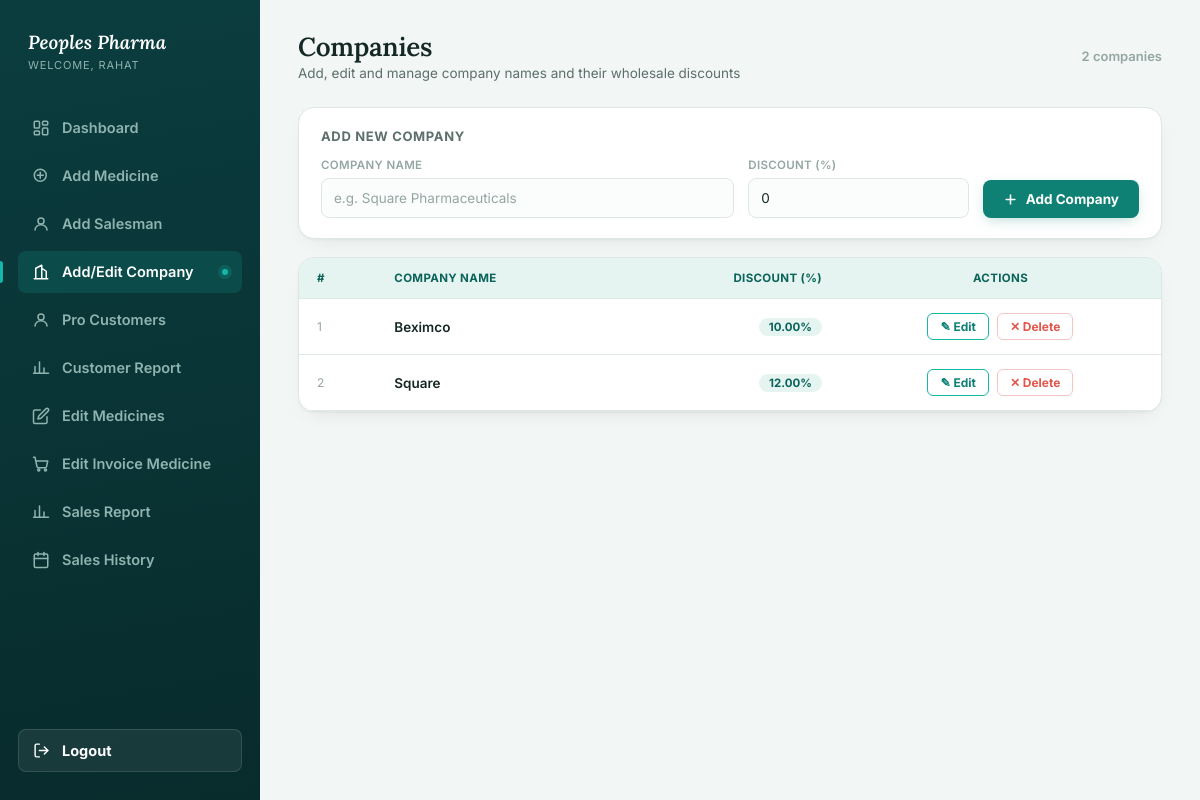
The app's page /add-edit-company/ (signed in) with its own data.
### pharmacy/models.py (models this page shows, shortened)
class Company(models.Model):
    company =  models.CharField(max_length=150,blank=True)
    discount_price = models.DecimalField(max_digits=10,decimal_places=2,default=0.00)

### pharmacy/views.py (the view, shortened to what this page needs)
# urls.py: path('add-edit-company/', views.add_edit_company, name='add_edit_company'),
@login_required
def add_edit_company(request):
    error =None
    success = None
    companies = Company.objects.all().order_by('company')
    return render(request, 'pharmacy/add-company.html', {
        'companies': companies,
        'error':     error,
        'success':   success,
    })

### pharmacy/templates/pharmacy/add-company.html (shortened to what this page needs)
{% load static %}
<!DOCTYPE html>
<html lang="en">
<head>
  <link rel="stylesheet" href="{% static 'Style/add_medicine.css' %}">
</head>
<body>
<div class="app">
  <aside class="sidebar">
    <div class="brand">
      <div class="brand__text">
        <h1>Peoples Pharma</h1>
        <span>Welcome, {{ request.user.username }}</span>
      </div>
    </div>
    <ul class="nav">
      <li><a href="{% url 'pharmacy:dashboard' %}" class="nav__link">
        Dashboard
      </a></li>
      <li><a href="{% url 'pharmacy:add_medicine' %}" class="nav__link">
        <svg viewBox="0 0 24 24" width="20" height="20" fill="none" stroke="currentColor" stroke-width="2" stroke-linecap="round" stroke-linejoin="round"><circle cx="11" cy="11" r="8"/><path d="M11 7v8M7 11h8"/></svg>
        Add Medicine
      </a></li>
      <li><a href="{% url 'pharmacy:add_salesman' %}" class="nav__link">
        <svg viewBox="0 0 24 24" width="20" height="20" fill="none" stroke="currentColor" stroke-width="2" stroke-linecap="round" stroke-linejoin="round"><circle cx="12" cy="8" r="4"/><path d="M4 20c0-4 3.6-7 8-7s8 3 8 7"/></svg>
        Add Salesman
      </a></li>
      <li><a href="{% url 'pharmacy:add_edit_company' %}" class="nav__link is-active">
        <svg viewBox="0 0 24 24" width="20" height="20" fill="none" stroke="currentColor" stroke-width="2" stroke-linecap="round" stroke-linejoin="round"><path d="M3 21h18M5 21V7l8-4v18M19 21V11l-6-4"/></svg>
        Add/Edit Company
        <span class="nav__pulse"></span>
      </a></li>
      <li><a href="{% url 'pharmacy:pro_customer' %}" class="nav__link">
        <svg viewBox="0 0 24 24" width="20" height="20" fill="none" stroke="currentColor" stroke-width="2" stroke-linecap="round" stroke-linejoin="round"><circle cx="12" cy="8" r="4"/><path d="M4 20c0-4 3.6-7 8-7s8 3 8 7"/></svg>
        Pro Customers
      </a></li>
      <li><a href="{% url 'pharmacy:pro_customer_report' %}" class="nav__link">
        <svg viewBox="0 0 24 24" width="20" height="20" fill="none" stroke="currentColor" stroke-width="2" stroke-linecap="round" stroke-linejoin="round"><path d="M4 19V10M10 19V4M16 19v-7M22 19H2"/></svg>
        Customer Report
      </a></li>
      <li><a href="{% url 'pharmacy:edit_medicine' %}" class="nav__link">
        <svg viewBox="0 0 24 24" width="20" height="20" fill="none" stroke="currentColor" stroke-width="2" stroke-linecap="round" stroke-linejoin="round"><path d="M11 4H4a2 2 0 0 0-2 2v14a2 2 0 0 0 2 2h14a2 2 0 0 0 2-2v-7"/><path d="M18.5 2.5a2.121 2.121 0 0 1 3 3L12 15l-4 1 1-4 9.5-9.5z"/></svg>
        Edit Medicines
      </a></li>
      <li><a href="{% url 'pharmacy:edit_invoice_medicine' %}" class="nav__link">
        <svg viewBox="0 0 24 24" width="20" height="20" fill="none" stroke="currentColor" stroke-width="2" stroke-linecap="round" stroke-linejoin="round"><circle cx="9" cy="20" r="1.4"/><circle cx="18" cy="20" r="1.4"/><path d="M2 3h2l2.6 12.3a2 2 0 0 0 2 1.7h8.8a2 2 0 0 0 2-1.6L21 8H6"/></svg>
        Edit Invoice Medicine
      </a></li>
      <li><a href="{% url 'pharmacy:sales_report' %}" class="nav__link">
        <svg viewBox="0 0 24 24" width="20" height="20" fill="none" stroke="currentColor" stroke-width="2" stroke-linecap="round" stroke-linejoin="round"><path d="M4 19V10M10 19V4M16 19v-7M22 19H2"/></svg>
        Sales Report
      </a></li>
      <li><a href="{% url 'pharmacy:sales_history' %}" class="nav__link">
        <svg viewBox="0 0 24 24" width="20" height="20" fill="none" stroke="currentColor" stroke-width="2" stroke-linecap="round" stroke-linejoin="round"><rect x="3" y="4" width="18" height="18" rx="2" ry="2"/><line x1="16" y1="2" x2="16" y2="6"/><line x1="8" y1="2" x2="8" y2="6"/><line x1="3" y1="10" x2="21" y2="10"/></svg>
        Sales History
      </a></li>
    </ul>
    <div class="sidebar__spacer"></div>
    <a href="{% url 'pharmacy:logout' %}" class="nav__logout">
      <svg viewBox="0 0 24 24" width="20" height="20" fill="none" stroke="currentColor" stroke-width="2" stroke-linecap="round" stroke-linejoin="round"><path d="M9 21H5a2 2 0 0 1-2-2V5a2 2 0 0 1 2-2h4"/><path d="M16 17l5-5-5-5"/><path d="M21 12H9"/></svg>
      Logout
    </a>
  </aside>
  <main class="main">
    <div class="topbar">
      <div>
        <h2>Companies</h2>
        <p>Add, edit and manage company names and their wholesale discounts</p>
      </div>
      <span style="font-size:13px; color:var(--ink-faint); font-weight:600;">
        {{ companies|length }} compan{{ companies|length|pluralize:"y,ies" }}
      </span>
    </div>
    <section class="form-card" style="margin-bottom:18px;">
      <div class="form-card__title">Add New Company</div>
      <form method="post" action="{% url 'pharmacy:add_edit_company' %}">
        <div class="form-row"
          style="grid-template-columns: 1.5fr 0.8fr auto;">
          <div class="field">
            <label for="company_name">Company Name</label>
            <input
              type="text"
              id="company_name"
              name="company_name"
              placeholder="e.g. Square Pharmaceuticals"
              required
            >
          </div>
          <div class="field">
            <label for="discount">Discount (%)</label>
            <input
              type="number"
              id="discount"
              name="discount"
              placeholder="0"
              min="0"
              max="100"
              step="0.01"
              value="0"
            >
          </div>
          <button type="submit" class="btn-add">
            <svg viewBox="0 0 24 24" width="15" height="15" fill="none"
              stroke="currentColor" stroke-width="2.5"
              stroke-linecap="round" stroke-linejoin="round">
              <path d="M12 5v14M5 12h14"/>
            </svg>
            Add Company
          </button>
        </div>
      </form>
    </section>
    <section class="table-card">
      <table>
        <thead>
          <tr>
            <th>#</th>
            <th>Company Name</th>
            <th class="num">Discount (%)</th>
            <th style="text-align:center;">Actions</th>
          </tr>
        </thead>
        <tbody>
          {% for c in companies %}
          <tr class="display-row" id="display-{{ c.pk }}">
            <td style="color:var(--ink-faint); font-size:12px;">
              {{ forloop.counter }}
            </td>
            <td style="font-weight:600;">{{ c.company }}</td>
            <td class="num">
              {% if c.discount_price > 0 %}
                <span class="discount-badge"
                  style="background:var(--accent-soft); color:var(--accent-dark);">
                  {{ c.discount_price }}%
                </span>
              {% else %}
                <span style="color:var(--ink-faint);">—</span>
              {% endif %}
            </td>
            <td>
              <div class="action-group" style="justify-content:center;">
                <button class="btn-edit" type="button"
                  onclick="openEdit({{ c.pk }})">
                  ✎ Edit
                </button>
                <form method="post"
                  action="{% url 'pharmacy:delete_company' c.pk %}"
                  style="margin:0;"
                  onsubmit="return confirm('Delete {{ c.company }}? This cannot be undone.')">
                  <button type="submit" class="btn-del">
                    ✕ Delete
                  </button>
                </form>
              </div>
            </td>
          </tr>
          {% endfor %}
        </tbody>
      </table>
    </section>
  </main>
</div>
</body>
</html>

### pharmacy/templates/pharmacy/add-company.html (style rules this page uses)
.btn-edit { background: none; border: 1px solid var(--accent-light); border-radius: 6px; padding: 5px 12px; font-size: 12px; font-weight: 700; color: var(--accent); cursor: pointer; transition: background .15s; }
.btn-del { background: none; border: 1px solid #F3C6C3; border-radius: 6px; padding: 5px 12px; font-size: 12px; font-weight: 700; color: var(--data-coral); cursor: pointer; transition: background .15s; }
.action-group { display: flex; align-items: center; gap: 8px; }
.discount-badge { display: inline-block; padding: 2px 10px; border-radius: 999px; font-size: 11.5px; font-weight: 700; }

### records on screen
Company: company "Beximco", discount_price "10.00"
Company: company "Square", discount_price "12.00"

### other values on screen
{{ request.user.username }} "RAHAT"
{{ companies|length }} "2"
